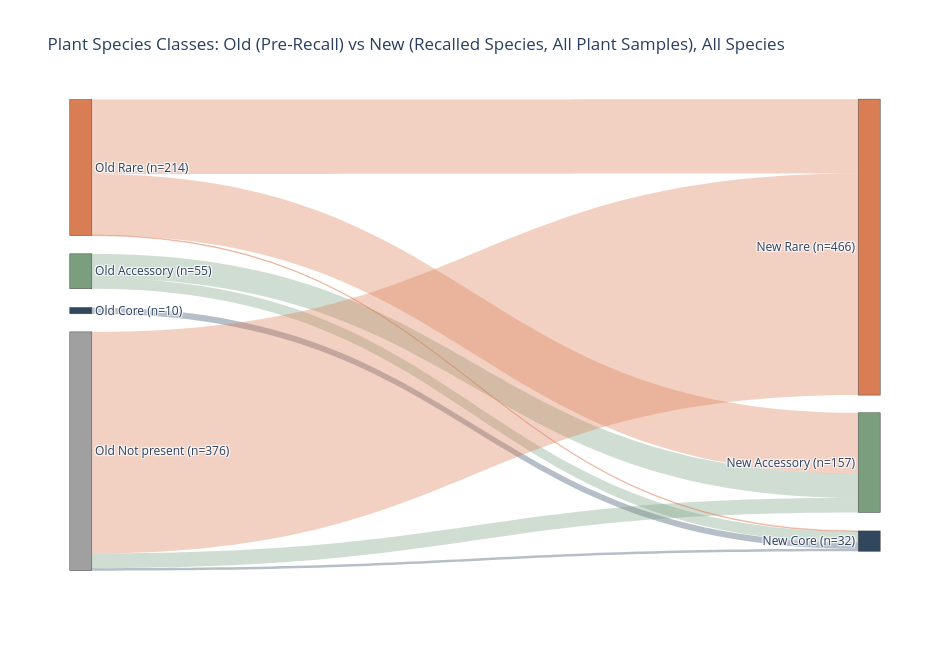

The notebook cell saved with this chart:
### Code cell
# Sankey of old class -> new class over the union of old and new species.
# Species missing from one table go to a "Not present" node on that side, so
# species that are new in the recalled table (including unresolved "g__... Genus"
# style taxa, which never match an old name) are included.
not_present_color = "#a0a0a0"
full_sankey_classes = sankey_classes + ["Not present"]
full_class_colors = {**class_colors, "Not present": not_present_color}

old_vs_new_class_full = (
    old_classes[["species_norm", "old_class"]]
    .drop_duplicates()
    .merge(
        new_classes[["species_norm", "new_class"]].drop_duplicates(),
        on="species_norm",
        how="outer",
    )
    .fillna({"old_class": "Not present", "new_class": "Not present"})
)

display(
    pd.crosstab(
        old_vs_new_class_full["old_class"],
        old_vs_new_class_full["new_class"],
        margins=True,
    ).reindex(
        index=["Core", "Accessory", "Rare", "Not present", "All"],
        columns=["Core", "Accessory", "Rare", "Not present", "All"],
        fill_value=0,
    )
)

full_class_flow = (
    old_vs_new_class_full.groupby(["old_class", "new_class"])
    .size()
    .rename("n_species")
    .reset_index()
)

full_node_labels = [f"Old {c}" for c in full_sankey_classes] + [
    f"New {c}" for c in full_sankey_classes
]
full_node_index = {label: i for i, label in enumerate(full_node_labels)}
full_old_totals = full_class_flow.groupby("old_class")["n_species"].sum()
full_new_totals = full_class_flow.groupby("new_class")["n_species"].sum()
n_full = len(full_sankey_classes)
full_node_totals = [full_old_totals.get(c, 0) for c in full_sankey_classes] + [
    full_new_totals.get(c, 0) for c in full_sankey_classes
]

# Pin nodes top-to-bottom in Rare / Accessory / Core / Not present order
full_node_x, full_node_y = [], []
for totals, x in (
    (full_node_totals[:n_full], 0.001),
    (full_node_totals[n_full:], 0.999),
):
    heights = np.array(totals) / sum(totals) * (1 - gap * (len(totals) - 1))
    tops = np.concatenate([[0], np.cumsum(heights + gap)[:-1]])
    full_node_x += [x] * len(totals)
    full_node_y += list(tops + heights / 2)

# Colour links by old class; links out of "Old Not present" take the new class
# colour so the species that are new to the table are distinguishable
full_link_colors = [
    hex_to_rgba(full_class_colors[new if old == "Not present" else old], 0.35)
    for old, new in zip(full_class_flow["old_class"], full_class_flow["new_class"])
]

full_class_sankey = go.Figure(
    go.Sankey(
        arrangement="fixed",
        node=dict(
            label=[
                f"{label} (n={n})"
                for label, n in zip(full_node_labels, full_node_totals)
            ],
            color=[
                full_class_colors[label.split(" ", 1)[1]] for label in full_node_labels
            ],
            x=full_node_x,
            y=full_node_y,
            pad=18,
            thickness=22,
        ),
        link=dict(
            source=[full_node_index[f"Old {c}"] for c in full_class_flow["old_class"]],
            target=[full_node_index[f"New {c}"] for c in full_class_flow["new_class"]],
            value=full_class_flow["n_species"].tolist(),
            color=full_link_colors,
            label=(
                full_class_flow["old_class"]
                + " -> "
                + full_class_flow["new_class"]
                + " | species: "
                + full_class_flow["n_species"].astype(str)
            ).tolist(),
        ),
    )
)
full_class_sankey.update_layout(
    title_text="Plant Species Classes: Old (Pre-Recall) vs New (Recalled Species, All Plant Samples), All Species",
    font_size=12,
    width=950,
    height=650,
)
full_class_sankey.show()

### Figure 1 — Plotly figure (JSON) as saved in the notebook; plotly's stock layout.template omitted (floating-point values rounded to 4 significant figures)
{"data": [{"arrangement": "fixed", "link": {"color": ["rgba(122, 158, 126, 0.35)", "rgba(122, 158, 126, 0.35)", "rgba(48, 71, 94, 0.35)", "rgba(122, 158, 126, 0.35)", "rgba(48, 71, 94, 0.35)", "rgba(217, 125, 84, 0.35)", "rgba(217, 125, 84, 0.35)", "rgba(217, 125, 84, 0.35)", "rgba(217, 125, 84, 0.35)"], "label": ["Accessory -> Accessory | species: 38", "Accessory -> Core | species: 17", "Core -> Core | species: 10", "Not present -> Accessory | species: 23", "Not present -> Core | species: 4", "Not present -> Rare | species: 349", "Rare -> Accessory | species: 96", "Rare -> Core | species: 1", "Rare -> Rare | species: 117"], "source": [1, 1, 2, 3, 3, 3, 0, 0, 0], "target": [5, 6, 6, 5, 6, 4, 5, 6, 4], "value": [38, 17, 10, 23, 4, 349, 96, 1, 117]}, "node": {"color": ["#d97d54", "#7a9e7e", "#30475e", "#a0a0a0", "#d97d54", "#7a9e7e", "#30475e", "#a0a0a0"], "label": ["Old Rare (n=214)", "Old Accessory (n=55)", "Old Core (n=10)", "Old Not present (n=376)", "New Rare (n=466)", "New Accessory (n=157)", "New Core (n=32)", "New Not present (n=0)"], "pad": 18, "thickness": 22, "x": [0.001, 0.001, 0.001, 0.001, 0.999, 0.999, 0.999, 0.999], "y": [0.1438, 0.3645, 0.4481, 0.7474, 0.313, 0.7715, 0.9385, 1]}, "type": "sankey"}], "layout": {"font": {"size": 12}, "height": 650, "title": {"text": "Plant Species Classes: Old (Pre-Recall) vs New (Recalled Species, All Plant Samples), All Species"}, "width": 950}}
